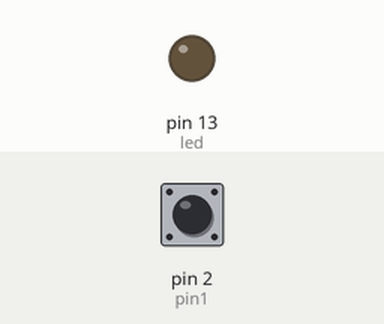
Simulated run of this sketch. Board: Arduino Uno, built with avr-gcc and run on an emulated ATmega328P. Parts: output pins drawn as LEDs (lit = HIGH). Dashed ring = blinking. Inputs (shaded band) come from the test bench; at power-on: pin 2 (pin1) LOW.

Above: at 1.2 s.
1.3 s: pin 2 (pin1) pulsed HIGH 5 times (0.12 s each, 0.3 s apart)
At 1.75 s:
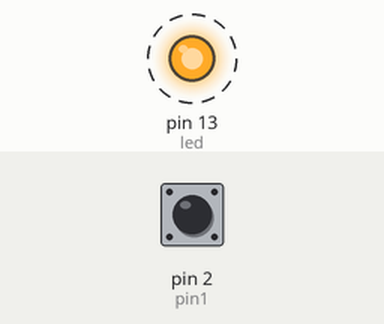
4.3 s: pin 2 (pin1) driven HIGH
At 4.9 s:
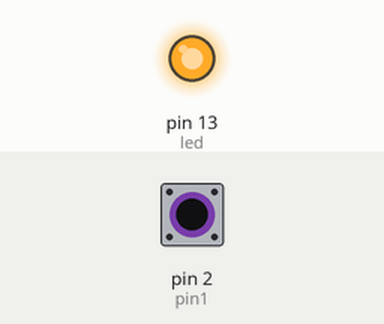
Timing chart, 0 to 7.3 s (numbered marks = the images above; inputs shaded):
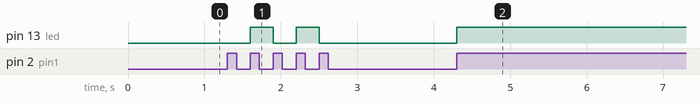

Measured:
- after the input at 1.3 s, pin 13 (led): alternates HIGH for 0.30 s and LOW for 0.30 s, 4 changes in all, then stays LOW, starting after 0.30 s
- after the input at 4.3 s, pin 13 (led): LOW → HIGH at once

The sketch:

Opdracht3.ino
```cpp
const int pin1 = 2; //button
const int led = 13;

bool prev = true;

void setup() {
  // put your setup code here, to run once:
  pinMode(pin1, INPUT);
  pinMode(led, OUTPUT);
}

void loop() {
  // put your main code here, to run repeatedly:
  bool inputState = digitalRead(pin1);

  if(inputState){
    if(!prev){
      prev = HIGH;
      digitalWrite(led, HIGH);
    }
    else{
      prev = LOW;
      digitalWrite(led, LOW);
    }


    inputState = digitalRead(pin1);
    while(inputState){
      delayMicroseconds(10);//software-oplossingen voor dender
      inputState = digitalRead(pin1);
    }
  }

}
```
